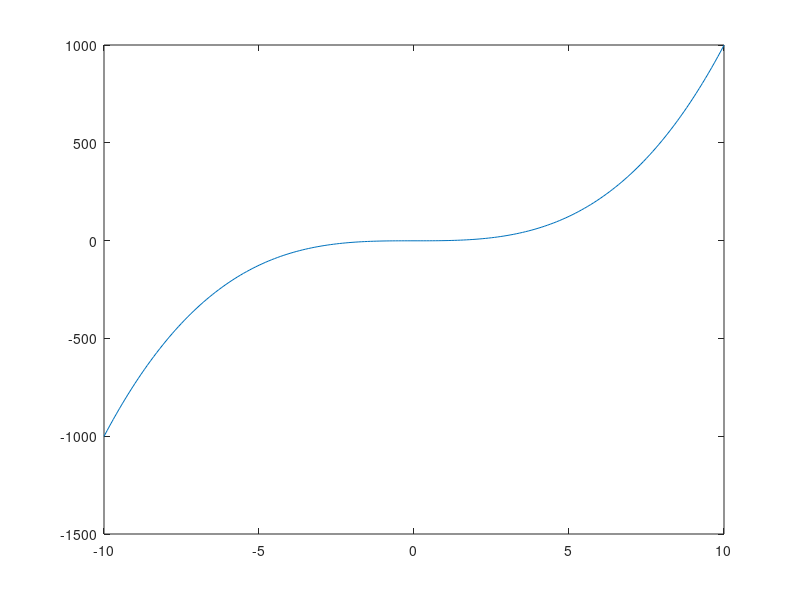

The MATLAB source for this figure: (Note: this script raises an error after producing the figure.)
x = -10:0.1:10;
f = @(x) x.^3 - 1;
plot(x, f(x))
hold on
# FZERO METHOD
##for i = -5:0.1:5
##  ans = fzero(f, i)
##  plot(ans, 0, 'o', 'color', 'm')
##end

# BIN SEARCH METHOD
##roots = []
##eps = 1e-6
##for i = -5:0.05:(5 - 0.05)
##  left = i
##  right = i + 0.05
##  while left < right
##    middle = (left + right) / 2;
##    if abs(f(middle)) < eps
##      roots = [roots middle]
##      break
##    elseif f(middle) < 0
##      left = middle + eps*0.01
##    else
##      right = middle - eps*0.01
##    end
##  end
##end
##
##plot(roots, zeros(size(roots)), 'o', 'color', 'm')

#NEWTON METHOD
C = [1 0 0; 0 1 0; 0 0 1]
colormap(C)
eps = 1e-12
r = []
iter = 40;
df = @(x) 3*x.^2
for real_i = -2:0.1:2
  for image_i = -2:0.1:2
    x0 = complex(real_i, image_i)
    x = x0 - f(x0) / df(x0)
    count = 0
    while abs(x - x0) > eps && count < iter
      x0 = x
      x = x0 - f(x0) / df(x0)
      count++
    end
    if real(x) >= -2 && real(x) <= 2 && count < iter
      image(x0)
    end
  end
end

hold off
